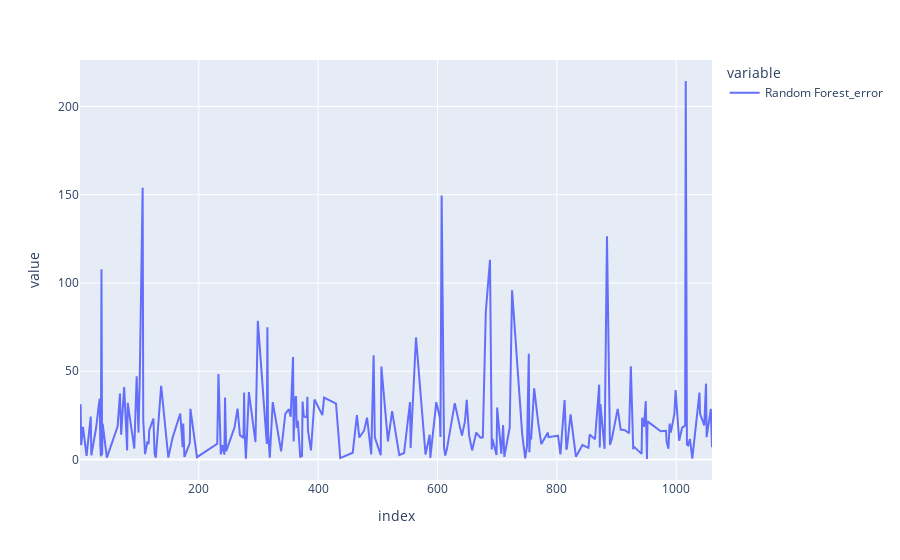

Notebook code for this chart:
### Code cell
pct_error[['Random Forest_error']][:].plot()

### Figure 1 — Plotly figure (JSON) as saved in the notebook; plotly's stock layout.template omitted (floating-point values rounded to 4 significant figures; data arrays with more than 128 entries replaced by an {"elided": "..."} marker saying what was removed)
{"data": [{"hovertemplate": "variable=Random Forest_error<br>index=%{x}<br>value=%{y}<extra></extra>", "legendgroup": "Random Forest_error", "line": {"color": "#636efa", "dash": "solid"}, "marker": {"symbol": "circle"}, "mode": "lines", "name": "Random Forest_error", "orientation": "v", "showlegend": true, "type": "scatter", "x": {"elided": "213 int values"}, "xaxis": "x", "y": {"elided": "213 float values"}, "yaxis": "y"}], "layout": {"legend": {"title": {"text": "variable"}, "tracegroupgap": 0}, "margin": {"t": 60}, "xaxis": {"anchor": "y", "domain": [0, 1], "title": {"text": "index"}}, "yaxis": {"anchor": "x", "domain": [0, 1], "title": {"text": "value"}}}}
